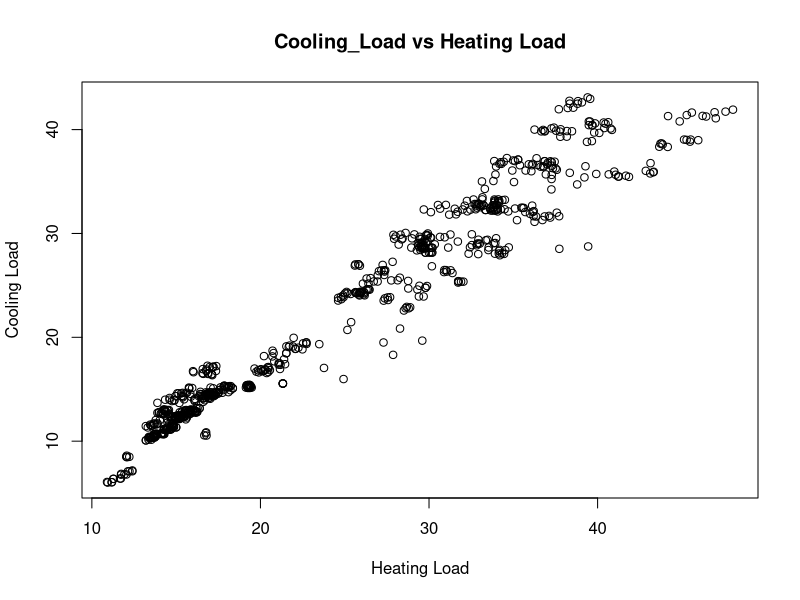
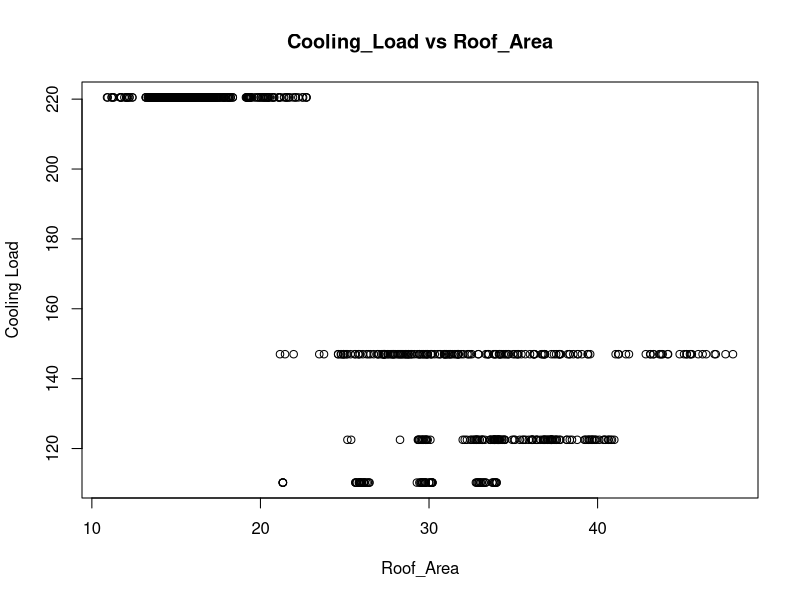
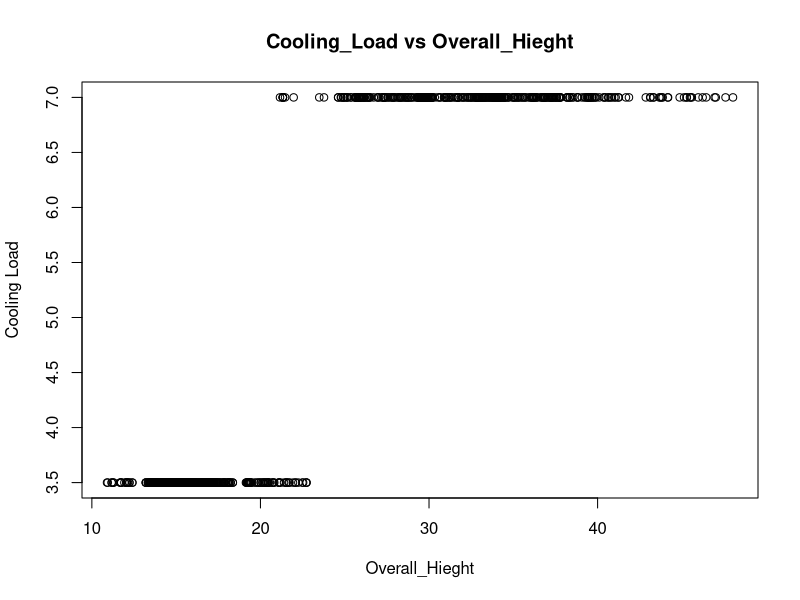
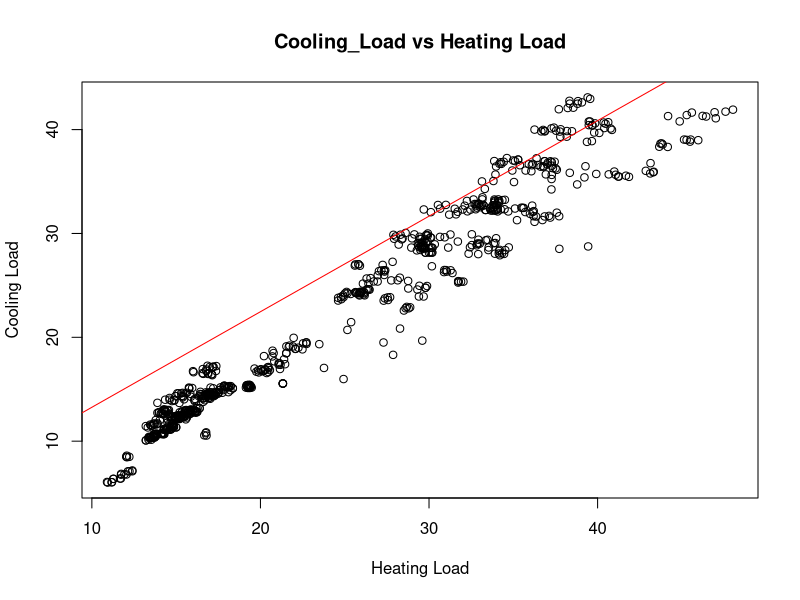
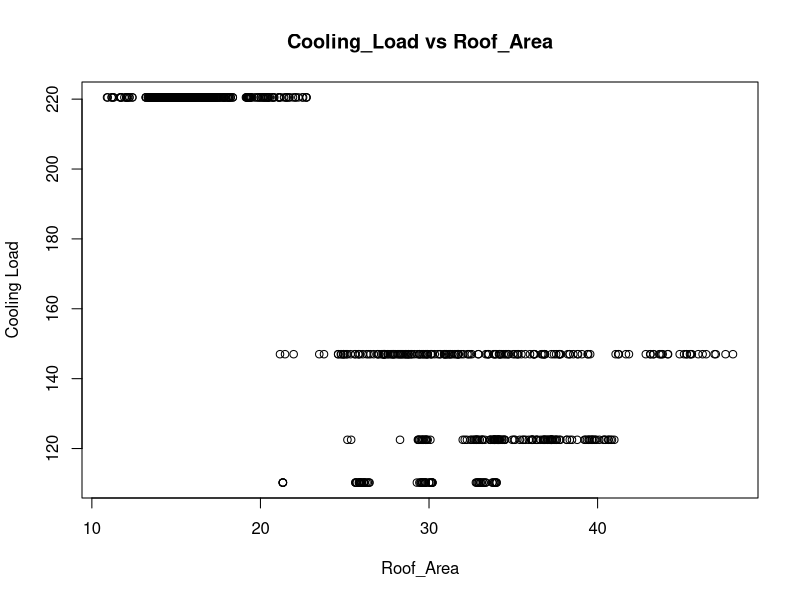
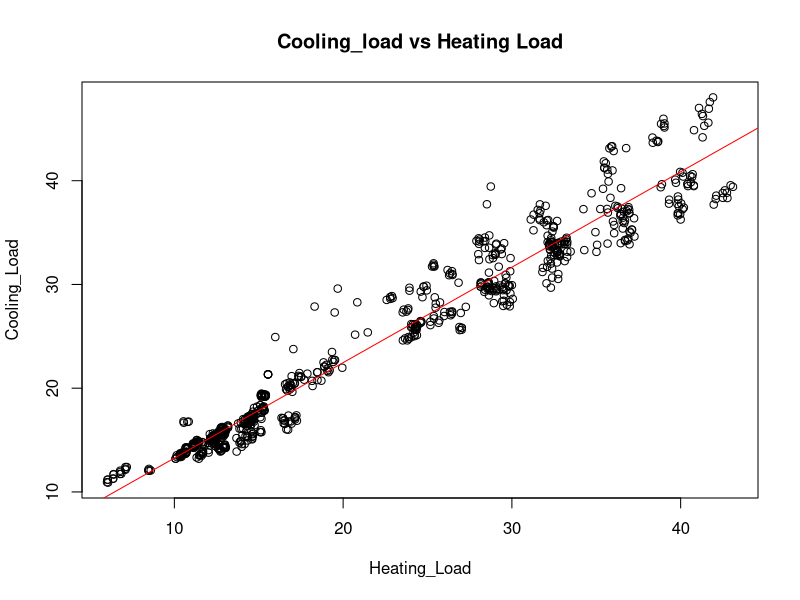

Source code (R) for these figures, in order:

### import the data ###

energy_effieciency_data <- read.csv("energy_efficiency_data.csv");
### View the data set
View(energy_effieciency_data)
### check  the data types 
str(energy_effieciency_data)

### bind the dataset with R enviornment
attach(energy_effieciency_data);
View(energy_effieciency_data);

### checking the null  values ###
energy_effieciency_data[!complete.cases(energy_effieciency_data),]

### summary about the data set ###
summary(energy_effieciency_data);

#### Normality  Testing ####
### Install nortest package ###
#install.packages("nortest");
### calling the library ###
#library("nortest");
### Normality Testing ###

## Anderson Darling testing ##
#ad.test(Cooling_Load);

## Lillifor Testing ##
#lillie.test(Cooling_Load);

## shapiro-wilk testing ##
#shapiro.test(Cooling_Load);

#since this data set has more than 500 data.  So then According to  the central limit therom
# this Cooling_Load data variable is normalty  distributed.

### graphical  analysis
#hist(Cooling_Load, main="Cooling Load Distribution",
     #xlab="cooling_load category",
     #ylab="cooling_load",
    # prob=TRUE)
#curve(dnorm(x, mean=mean(Cooling_Load, na.rm=TRUE), 
            #sd=sd(Cooling_Load, na.rm =TRUE)), add=TRUE)

### Density  curve
###  it describes the which  side the data distribution  is avialable
#lines(density(Cooling_Load), col="red")

### correlational Analysis

cor.test(Cooling_Load,Heating_Load, method ="pearson", alternative="two.sided")

cor.test(Cooling_Load,Roof_Area, method ="pearson", alternative="two.sided")

cor.test(Cooling_Load,Glazing_Area_Distribution, method="pearson", alternative="two.sided")

cor.test(Cooling_Load,Glazing_Area, method="pearson", alternative ="two.sided")

cor.test(Cooling_Load,Orientation, method="pearson", alternative ="two.sided")

cor.test(Cooling_Load,Overall_Height, method="pearson", alternative ="two.sided")



### graphically  visualization
plot(Cooling_Load,Heating_Load, main="Cooling_Load vs Heating Load",
     xlab="Heating Load",
     ylab="Cooling Load")

plot(Cooling_Load,Roof_Area, main="Cooling_Load vs Roof_Area",
     xlab="Roof_Area",
     ylab="Cooling Load")


plot(Cooling_Load,Overall_Height, main="Cooling_Load vs Overall_Hieght",
     xlab="Overall_Hieght",
     ylab="Cooling Load")




#### Regression Analysis ####
### Simple Linear Regression  analysis
### develop the model  by using the Simple Linear regression analysis
cool_load_model1 <- lm(Cooling_Load~Heating_Load, model = TRUE)
cool_load_model1
plot(Cooling_Load,Heating_Load, main="Cooling_Load vs Heating Load",
     xlab="Heating Load",
     ylab="Cooling Load")
abline(lm(Cooling_Load~Heating_Load), col="red")


### Summary  Statisitics
summary(cool_load_model1)

cool_load_model2 <- lm(Cooling_Load~Roof_Area, model=TRUE)
cool_load_model2
plot(Cooling_Load,Roof_Area, main="Cooling_Load vs Roof_Area",
     xlab="Roof_Area",
     ylab="Cooling Load")
abline(lm(Cooling_Load~Roof_Area), col="red")



#### Graphical Representaion
plot(Cooling_Load~Heating_Load, main="Cooling_load vs Heating Load")
abline(lm(Cooling_Load~Heating_Load), col="red")
### summary Statistics ###




